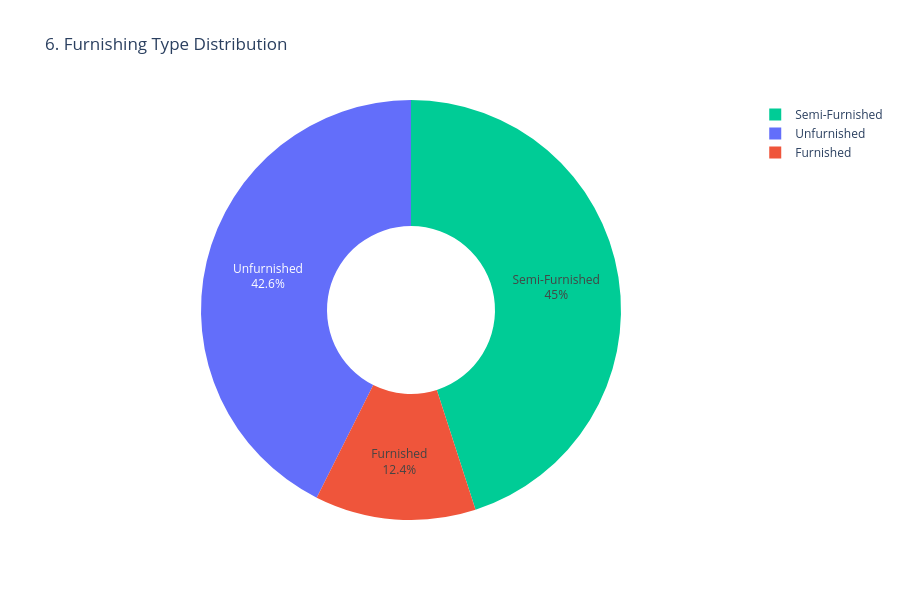

Notebook cell for this chart:
### Code cell
# ==========================================
# 6. Pie Chart: Furnishing type distribution
# ==========================================
furnishing_counts = df['Furnishing'].value_counts().reset_index()
furnishing_counts.columns = ['Furnishing_Type', 'Count']

fig6 = px.pie(furnishing_counts, 
              values='Count', 
              names='Furnishing_Type',
              title='6. Furnishing Type Distribution',
              hole=0.4,
              color='Furnishing_Type',
              color_discrete_map={
                  'Unfurnished': '#636EFA',
                  'Semi-Furnished': '#00CC96',
                  'Furnished': '#EF553B',
                  'Unknown': '#AB63FA'
              })
fig6.update_traces(textposition='inside', textinfo='percent+label')
fig6.update_layout(height=600)
fig6.show()

### Figure 1 — Plotly figure (JSON) as saved in the notebook; plotly's stock layout.template omitted (floating-point values rounded to 4 significant figures)
{"data": [{"customdata": [["Semi-Furnished"], ["Unfurnished"], ["Furnished"]], "domain": {"x": [0, 1], "y": [0, 1]}, "hole": 0.4, "hovertemplate": "Furnishing_Type=%{customdata[0]}<br>Count=%{value}<extra></extra>", "labels": ["Semi-Furnished", "Unfurnished", "Furnished"], "legendgroup": "", "marker": {"colors": ["#00CC96", "#636EFA", "#EF553B"]}, "name": "", "showlegend": true, "textinfo": "percent+label", "textposition": "inside", "type": "pie", "values": [738, 698, 203]}], "layout": {"height": 600, "legend": {"tracegroupgap": 0}, "title": {"text": "6. Furnishing Type Distribution"}}}
